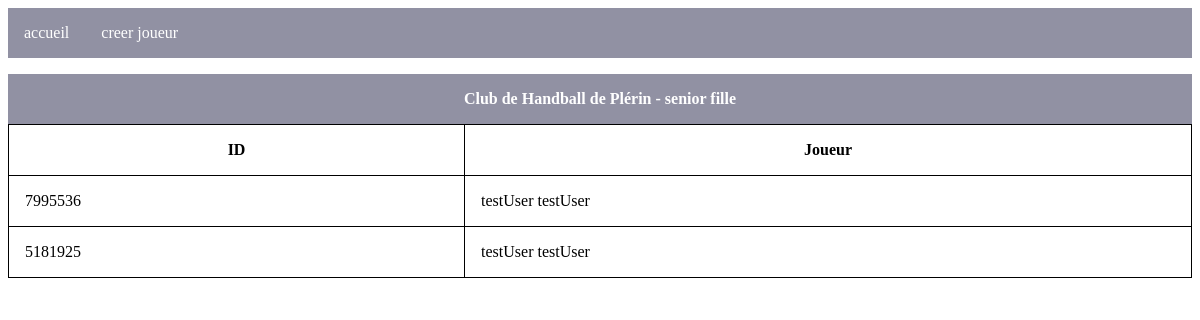
/club.php?id=22038&categ=2, run on the app's committed database.
### tables this page shows
CREATE TABLE `club` (
  `id` int(11) NOT NULL,
  `name` varchar(50) NOT NULL,
  `num` int(11) NOT NULL
);

CREATE TABLE `categorie` (
  `id` int(11) NOT NULL,
  `name` varchar(50) NOT NULL
);

CREATE TABLE `joueur` (
  `id` int(11) NOT NULL,
  `firstname` varchar(50) NOT NULL,
  `lastname` varchar(50) NOT NULL,
  `birth` date NOT NULL,
  `email` varchar(50) NOT NULL,
  `license` varchar(11) NOT NULL,
  `categorie_club_id` int(11) NOT NULL
);

### club.php (the view, shortened to what this page needs)
<!DOCTYPE html>
<html lang="en">
<head>
    <link rel="stylesheet" href="style.css">
</head>
<body>
    <header>
    <nav><a href="/">accueil</a>
            <a href="creer_joueur.php">creer joueur</a>
        </nav>
    </header>
    <?php
    include 'pdo.php';
    $res = array();
    $sql='SELECT joueur.license  as jnum,joueur.id as jid,joueur.firstname,joueur.lastname,club.num,categorie.id,categorie.name as catname,club.name as clubname FROM `club` INNER JOIN categorie_club on club.id=categorie_club.club_id INNER JOIN categorie on categorie.id=categorie_club.categorie_id INNER JOIN joueur on joueur.categorie_club_id=categorie_club.id where club.num= :param1 AND categorie.id= :param2 ;';
            if($prep=$pdo->prepare($sql)){
                $prep->bindParam(':param1',$_GET['id'], PDO::PARAM_INT);
                $prep->bindParam(':param2',$_GET['categ'], PDO::PARAM_INT);
                $prep->execute();
                while($row=$prep->fetch()){
            array_push($res, array('jid'=>$row['jid'],'id'=>$row['id'],'firstname'=> $row['firstname'],'lastname'=> $row['lastname'],'num'=> $row['num'],'catname'=>$row['catname'],'clubname'=>$row['clubname'],'jnum'=>$row['jnum'])
        );
                }
            }else {
                $error = $pdo->errno . ' ' . $pdo->error;
                echo $error;
            }
    ?>
    <table>
        <caption>
        Club de Handball de <?php echo $res[0]['clubname'].' - '.$res[0]['catname']?>
        </caption>
        <thead>
            <tr>
                <th>
                ID
                </th>
                <th>
                    Joueur
                </th>
            </tr>
        </thead>
        <tbody>
            <?php foreach ($res as $key => $value) {?>
            <tr class="click" onclick="window.location.href='http://localhost:8090/joueur.php?id=<?php echo $value['jid']?>'">
                <td>
                    <?php echo $value['jnum'] ?>
                </td>
                <td>
                    <?php echo $value['firstname'].' '.$value['lastname'] ?>
                </td>
            </tr>
            <?php  }?>
        </tbody>
    </table>
</body>
</html>

### style.css (style rules this page uses)
td,th { border:1px solid black; padding: 1em; }
table { border-collapse: collapse; border-radius: 15px; width:100%; }
caption,.caption { margin-top: 1em; background-color: rgb(145, 145, 163) ; padding: 1em; color: #fff; font-weight: 900; }
a { display:inline; }
nav>a { text-decoration: none; padding: 1em; color: #fff; }
nav { background-color: rgb(145, 145, 163) ; display: flex; }
a:link { color: none; text-decoration: none; }

### data on the page
club: name "Plérin", joueur.license "7995536", joueur.firstname "testUser", joueur.lastname "testUser", joueur.license "5181925"
categorie: name "senior fille"
